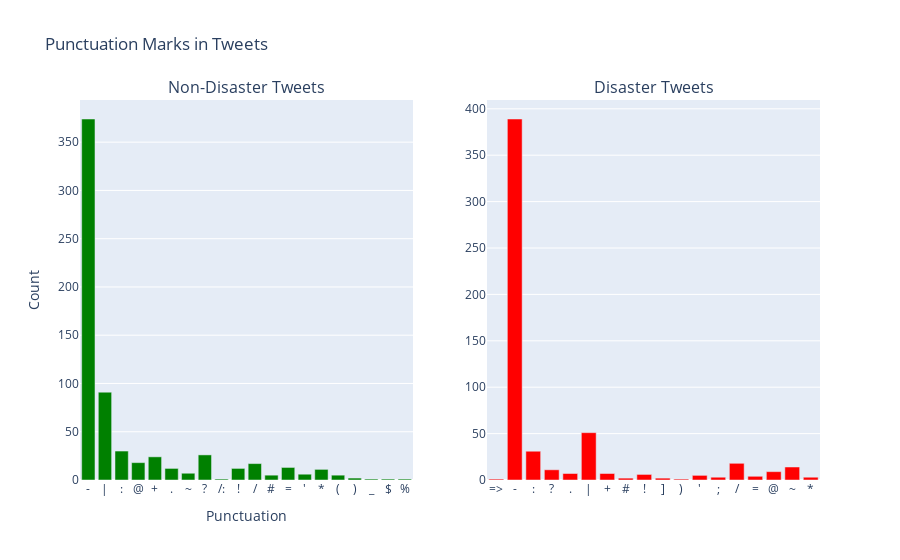

Source (notebook cell):
### Markdown cell above
♻️ Les punctuations dans les tweets

### Code cell
# Count punctuation marks in non-disaster tweets
dic_non_disaster = defaultdict(int)
special = string.punctuation
for i in non_disaster_corpus:
    if i in special:
        dic_non_disaster[i] += 1

# Count punctuation marks in disaster tweets
dic_disaster = defaultdict(int)
for i in disaster_corpus:
    if i in special:
        dic_disaster[i] += 1

# Prepare data for plotting
x_non_disaster, y_non_disaster = zip(*dic_non_disaster.items())
x_disaster, y_disaster = zip(*dic_disaster.items())

# Create subplots
fig = make_subplots(rows=1, cols=2, subplot_titles=('Non-Disaster Tweets', 'Disaster Tweets'))

# Add bar chart for non-disaster tweets
fig.add_trace(go.Bar(x=x_non_disaster, y=y_non_disaster, name='Non-Disaster', marker_color='green'), row=1, col=1)

# Add bar chart for disaster tweets
fig.add_trace(go.Bar(x=x_disaster, y=y_disaster, name='Disaster', marker_color='red'), row=1, col=2)

# Update layout
fig.update_layout(title_text='Punctuation Marks in Tweets',
                  xaxis_title='Punctuation',
                  yaxis_title='Count',
                  showlegend=False)

fig.show()

### Figure 1 — Plotly figure (JSON) as saved in the notebook; plotly's stock layout.template omitted (floating-point values rounded to 4 significant figures)
{"data": [{"marker": {"color": "green"}, "name": "Non-Disaster", "type": "bar", "x": ["-", "|", ":", "@", "+", ".", "~", "?", "/:", "!", "/", "#", "=", "'", "*", "(", ")", "_", "$", "%"], "xaxis": "x", "y": [374, 91, 30, 18, 24, 12, 7, 26, 1, 12, 17, 5, 13, 6, 11, 5, 2, 1, 1, 1], "yaxis": "y"}, {"marker": {"color": "red"}, "name": "Disaster", "type": "bar", "x": ["=>", "-", ":", "?", ".", "|", "+", "#", "!", "]", ")", "'", ";", "/", "=", "@", "~", "*"], "xaxis": "x2", "y": [1, 389, 31, 11, 7, 51, 7, 2, 6, 2, 1, 5, 3, 18, 4, 9, 14, 3], "yaxis": "y2"}], "layout": {"annotations": [{"font": {"size": 16}, "showarrow": false, "text": "Non-Disaster Tweets", "x": 0.225, "xanchor": "center", "xref": "paper", "y": 1, "yanchor": "bottom", "yref": "paper"}, {"font": {"size": 16}, "showarrow": false, "text": "Disaster Tweets", "x": 0.775, "xanchor": "center", "xref": "paper", "y": 1, "yanchor": "bottom", "yref": "paper"}], "autosize": true, "showlegend": false, "title": {"text": "Punctuation Marks in Tweets"}, "xaxis": {"anchor": "y", "autorange": true, "domain": [0, 0.45], "range": [-0.5, 19.5], "title": {"text": "Punctuation"}, "type": "category"}, "xaxis2": {"anchor": "y2", "autorange": true, "domain": [0.55, 1], "range": [-0.5, 17.5], "type": "category"}, "yaxis": {"anchor": "x", "autorange": true, "domain": [0, 1], "range": [0, 393.7], "title": {"text": "Count"}, "type": "linear"}, "yaxis2": {"anchor": "x2", "autorange": true, "domain": [0, 1], "range": [0, 409.5], "type": "linear"}}}
